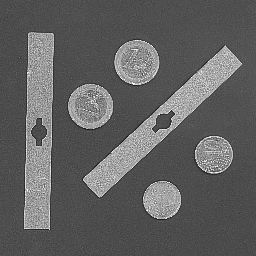
#> input picture lab5/imgs-P5/monedas.pgm, 256 x 256 px
$ jupyter execute p5.ipynb
#> lines starting #> are read from the running program, lines starting #| are printed output that depends on the picture; after the words box and inside, x2 and y2 are one past the last pixel; in counts of white or black regions, pixels touching at a corner belong together
### lab1/visualPercepUtils.py
import numpy as np
import math
import matplotlib.pyplot as plt

def computeRowsCols(N, m, n):
    print(N, m, n)
    if m is None:
        m = math.sqrt(N)
        if n is None:
            n = math.ceil(N / m)
        else:
            m = math.ceil(N / n)
    else:
        if n is None:
            n = math.ceil(N / m)
        else:
            m = math.ceil(N / n)
    m, n = max(1, m), max(1, n)
    m, n = math.ceil(m), math.ceil(n)
    #print(m, n)
    return m, n

# [12 lines left out: function showInFigs, not called in this run]

def showInGrid(imgs, figure_size=None, m=None, n=None, show=None, title="",subtitles=None):
    N = len(imgs)
    #plt.subplots_adjust(top=5) # añadido (10/10/19) para ejecutar una entrega de un estudiante
    m, n = computeRowsCols(N, m, n)
    #print(m,n)
    if figure_size is None:
        figure_size = (m, n)
    if show is not None:
        for i in range(len(imgs)):
            imgs[i] = imgs[i][min(show[0][1], show[1][1]):max(show[0][1], show[1][1]), min(show[0][0], show[1][0]):max(show[0][0], show[1][0])]
    fig = plt.figure(figsize=figure_size)
    plt.gray()
    for i in range(1, N + 1):
        ax=fig.add_subplot(m, n, i)
        if len(imgs[i - 1].shape) >= 2:
            plt.imshow(imgs[i - 1])
        else:
            plt.plot(imgs[i - 1])
        if subtitles is not None:
            ax.set_title(subtitles[i-1])

    fig.suptitle(title)
    #plt.savefig(title+".png")#,bbox_inches='tight')
    plt.show(block=True)

def histImg(im):
    return np.histogram(im.flatten(), 256)[0]

# [45 lines left out: functions showPlusInfo, showImgsPlusHists, pil2np, displayHoughPeaks, not called in this run]

def showImWithColorMap(im,cmap='spectral'):
    plt.imshow(im,cmap=cmap)

### lab5/p5.ipynb
[cell 1]
from PIL import Image
import numpy as np
import matplotlib.pyplot as plt
from skimage.filters import threshold_otsu, try_all_threshold, threshold_yen
import glob
import sys

from skimage import measure

from skimage.morphology import disk, square, closing, opening # for the mathematically morphology part

sys.path.append("../lab1/")
import visualPercepUtils as vpu

# Exercise 1

To selecet the best segmentation method I used the `try_all_threshold()` method from `skimage` to try (as its name indicates) all available thresholds.

Looking at the resulting images my first thought would be to choose something like yen to try to maximize the detected regions area. But as you can see it is not a good idea, the noise external to the regions makes it a really bad choice for applying mathematical morphology and when filling the gaps (closing) it modifies the object shapes.

My secind thought was to select the thresholds that has some equilibrium between noise inside of the object regions and outside of them. But it had the same issiues although not as pronounced as with yen.

My last thought that it was better to avoid as maximum as possible any kind of external noise to the regions, even if it meant having noise inside of them, because it can be solved filling the gaps (closing).

[cell 2]
im = np.array(Image.open('./imgs-P5/monedas.pgm').convert('L'))
#> im is the input picture: shape (256, 256); min 17, max 254, mean 96.4
try_all_threshold(im, figsize=(10, 10), verbose=False)
plt.show()
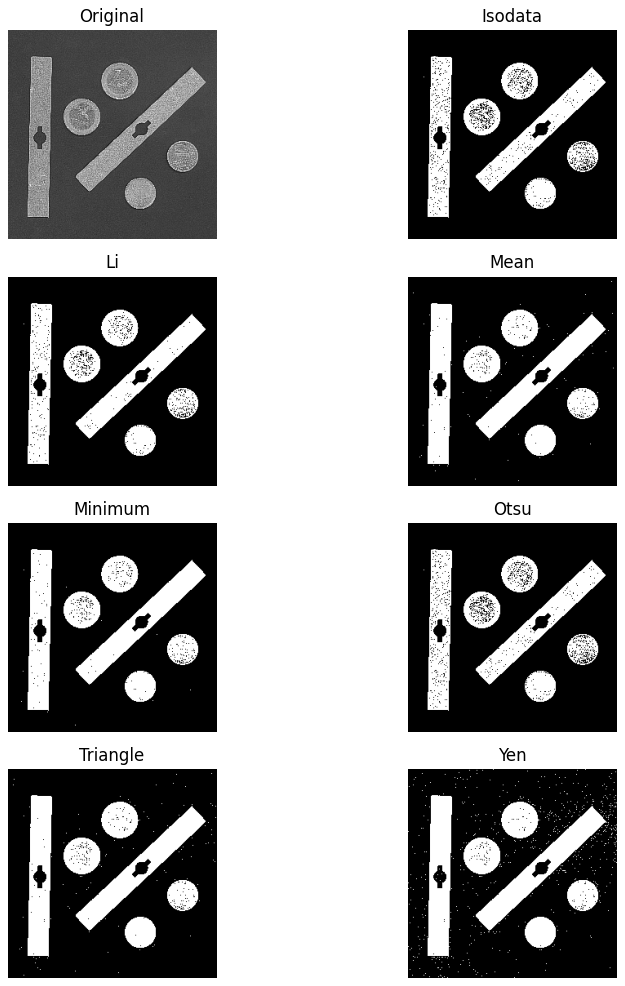
#> figure drawn by matplotlib, 8 panels

[cell 3]
binIm = im > threshold_yen(im)
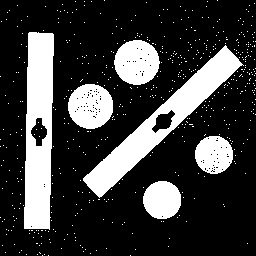
#> binIm: shape (256, 256) bool; 23.7% white; 543 white regions (537 under 20 px), largest, box (x1, y1, x2, y2) and area: (83, 45, 244, 198) 4802, (24, 32, 54, 230) 4788, (114, 40, 160, 85) 1579, (68, 84, 113, 129) 1557, (143, 181, 181, 219) 1149, (195, 136, 233, 174) 1110
sElem = disk(2)
im2 = closing(binIm, sElem)
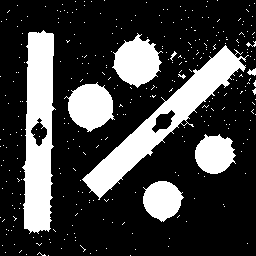
#> im2: shape (256, 256) bool; 24.9% white; 322 white regions (313 under 20 px), largest, box (x1, y1, x2, y2) and area: (82, 45, 249, 200) 5009, (22, 30, 56, 234) 4961, (112, 33, 163, 88) 1693
vpu.showInGrid([im2], figure_size=(5, 5), subtitles=["Closing after applying yen threshold"])
#> in showInGrid, `N = len(imgs)`: N = 1
#| 1 None None

# Exercise 2

I took the given methods and made some adjustments. Mainly I made it possible to adjust the disk sizes.

[cell 4]
def fillGaps(im, disk_size=1):
    binIm = im > threshold_otsu(im)
    sElem = disk(disk_size)
    return [binIm, closing(binIm, sElem)]

# Don't worry about this function
def removeSmallRegions(im, disk_size=1):
    binIm = im > threshold_otsu(im)
    sElem = disk(disk_size)
    return [binIm, opening(binIm, sElem)]

def labelConnectedComponents(im, fill_disk=1, remove_disk=1, threshold = None):
    binIm = im > threshold_otsu(im, threshold)
    binImProc = removeSmallRegions(fillGaps(im, fill_disk)[1], remove_disk)[1]
    return [binIm, binImProc,
            measure.label(binIm, background=0), measure.label(binImProc, background=0)]

def reportPropertiesRegions(labelIm,title):
    print("* * "+title)
    regions = measure.regionprops(labelIm)
    for r, region in enumerate(regions):  # enumerate() is often handy: it provides both the index and the element
        print("Region", r + 1, "(label", str(region.label) + ")")
        print("\t area: ", region.area)
        print("\t perimeter: ", round(region.perimeter, 1))  # show only one decimal place

This way I can get the connected components labels and easily modify disk sizes.

In the next example the best values I found for the closing and opening disks are shown.

[cell 5]
vpu.showInGrid([labelConnectedComponents(im, fill_disk=2)[3]], figure_size=(5, 5))
#> in labelConnectedComponents, `binIm = im > threshold_otsu(im, threshold)`:
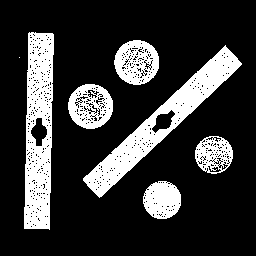
#> binIm: shape (256, 256) bool; 21.1% white; 7 white regions (1 under 20 px), largest, box (x1, y1, x2, y2) and area: (83, 45, 242, 198) 4676, (24, 32, 54, 230) 4469, (114, 40, 159, 85) 1372, (68, 84, 113, 129) 1309, (143, 181, 181, 219) 1102, (195, 136, 233, 174) 891
#> in removeSmallRegions, `binIm = im > threshold_otsu(im)`:
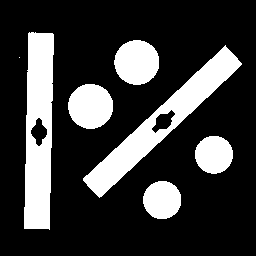
#> binIm: shape (256, 256) bool; 22.9% white; 7 white regions (1 under 20 px), largest, box (x1, y1, x2, y2) and area: (83, 45, 242, 198) 4785, (24, 32, 54, 230) 4782, (68, 84, 113, 129) 1595, (114, 40, 159, 85) 1586, (143, 181, 181, 219) 1148, (195, 136, 233, 174) 1138
#> in labelConnectedComponents, `binImProc = removeSmallRegions(fillGaps(im, fill_disk)[1], remove_disk..`: binImProc: shape (256, 256) bool; 22.9% white; 6 white regions
#> call 2 of showInGrid, with figure_size = (5, 5), title = ''
#| 1 None None
#> in showInGrid (call 2), `plt.show(block=True)`:
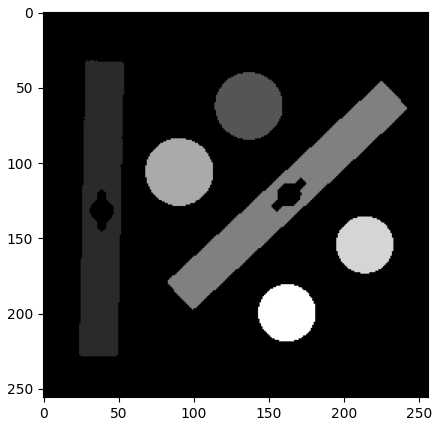
#> figure drawn by matplotlib, 1 panel

Now I just get the areas and perimeters. And try to guess who is a circle. For that I calculate the radius using both, area and perimeter, and then I compare both results and if they differ in a small amount I can assure that region is a circle.

[cell 6]
labelIm = labelConnectedComponents(im, fill_disk=2)[3]
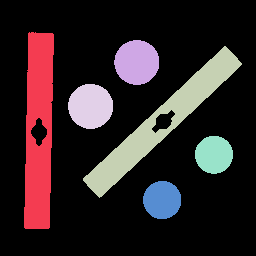
#> labelIm: shape (256, 256) int32; 7 distinct labels, from 0 to 6; one colour per label, 0 black
regions = measure.regionprops(labelIm)
#> regions = 6 regions; box (x1, y1, x2, y2) and area: (83, 46, 242, 198) 4784, (24, 32, 54, 229) 4778, (68, 84, 113, 129) 1595, (114, 40, 159, 85) 1585, (143, 181, 181, 219) 1148, (195, 136, 233, 174) 1137
area = np.array([r.area for r in regions])
#> area = [4778, 1585, 4784, 1595, 1137, 1148]
perimeter = np.array([r.perimeter for r in regions])
#> perimeter = [519.8, 146.1, 520.9, 146.1, 122.8, 123.4]
coords = [r.coords for r in regions]
#> coords = 6 items
coins = (np.absolute((np.sqrt(area/np.pi) - perimeter/(2*np.pi)))) < 1
#> coins = [False, True, False, True, True, True]
print("Number of coins:", coins.sum())
#| Number of coins: 4
plt.imshow(labelIm)
for i, c in enumerate(coins):
    color="green"
    if c:
        color = "red"
    plt.plot(coords[i][:,1], coords[i][:,0], color=color)
#> this loop made 6 passes
plt.show()
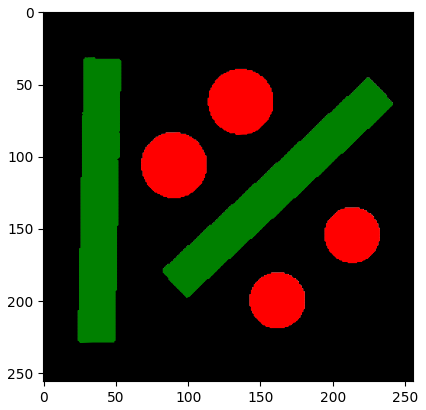
#> figure drawn by matplotlib, 1 panel

# Exercise 3

It is essentially the same as before but if I find a cirlce just apply the proportion 50 pixels per 2,54 cm and compare. The other difference is that the coins boolean array is now a float array that gives the values of the coins: 0 for no coin, 0,1 for 10 cents coins and 1 for 1 euro coins.

[cell 7]
labelIm = labelConnectedComponents(im, fill_disk=2)[3]
regions = measure.regionprops(labelIm)
area = np.array([r.area for r in regions])
perimeter = np.array([r.perimeter for r in regions])
coords = [r.coords for r in regions]
coins = (np.absolute((np.sqrt(area / np.pi) - perimeter / (2 * np.pi)))) < 1
print("Number of coins:", coins.sum())
#| Number of coins: 4
coins_type = np.empty_like(coins, float)
for i, c in enumerate(coins):
    if not c:
        coins_type[i] = 0
        continue
    diameter = perimeter[i] / (np.pi) * 0.0508
    if diameter < 2.2:
        coins_type[i] = 0.10
    else:
        coins_type[i] = 1
#> this loop made 6 passes
#> (c, diameter) on passes 2, 4, 5, 6: (True, 2.36), (True, 2.36), (True, 1.99), (True, 2)
#> after the loop, coins_type = [0, 1, 0, 1, 0.1, 0.1]
plt.imshow(im)
for i, c in enumerate(coins_type):
    color = "green"
    alpha = 1
    if c == 1:
        color = "red"
        alpha = 0.5
    elif c == 0.1:
        color = "blue"
        alpha = 0.5
    plt.plot(coords[i][:, 1], coords[i][:, 0], color=color, alpha=alpha)
#> this loop made 6 passes
#> (c, color, alpha) on passes 1 to 6: (0, 'green', 1), (1, 'red', 0.5), (0, 'green', 1), (1, 'red', 0.5), (0.1, 'blue', 0.5), (0.1, 'blue', 0.5)
plt.show()
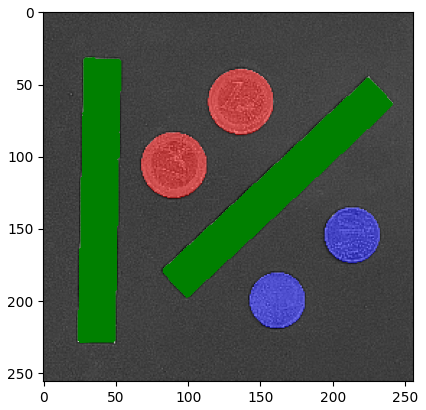
#> figure drawn by matplotlib, 1 panel

# Exercise 4

As I already computed the coins as a float array, calculating the values and amount of money is just a matter of indexing and aggregating.

[cell 8]
print("Number of coins:", coins.sum())
#| Number of coins: 4
print("Number of 10 cents coins:", coins_type[coins_type==0.1].size)
#| Number of 10 cents coins: 2
print("Number of 1 euro coins:", coins_type[coins_type==1].size)
#| Number of 1 euro coins: 2
print("Total amount of money:", coins_type.sum())
#| Total amount of money: 2.2
